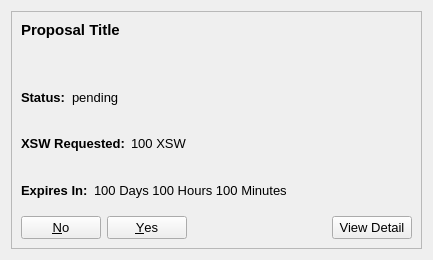
<?xml version="1.0" encoding="UTF-8"?>
<ui version="4.0">
 <class>CommunityFundDisplay</class>
 <widget class="QWidget" name="CommunityFundDisplay">
  <property name="geometry">
   <rect>
    <x>0</x>
    <y>0</y>
    <width>433</width>
    <height>260</height>
   </rect>
  </property>
  <property name="sizePolicy">
   <sizepolicy hsizetype="Maximum" vsizetype="Maximum">
    <horstretch>0</horstretch>
    <verstretch>0</verstretch>
   </sizepolicy>
  </property>
  <property name="minimumSize">
   <size>
    <width>433</width>
    <height>260</height>
   </size>
  </property>
  <property name="maximumSize">
   <size>
    <width>433</width>
    <height>260</height>
   </size>
  </property>
  <property name="baseSize">
   <size>
    <width>433</width>
    <height>433</height>
   </size>
  </property>
  <property name="windowTitle">
   <string>Form</string>
  </property>
  <layout class="QVBoxLayout" name="verticalLayout_2">
   <item>
    <widget class="QFrame" name="frame">
     <property name="sizePolicy">
      <sizepolicy hsizetype="Maximum" vsizetype="Maximum">
       <horstretch>0</horstretch>
       <verstretch>0</verstretch>
      </sizepolicy>
     </property>
     <property name="maximumSize">
      <size>
       <width>433</width>
       <height>433</height>
      </size>
     </property>
     <property name="baseSize">
      <size>
       <width>433</width>
       <height>433</height>
      </size>
     </property>
     <property name="frameShape">
      <enum>QFrame::StyledPanel</enum>
     </property>
     <property name="frameShadow">
      <enum>QFrame::Raised</enum>
     </property>
     <layout class="QVBoxLayout" name="verticalLayout">
      <item>
       <widget class="QLabel" name="title">
        <property name="sizePolicy">
         <sizepolicy hsizetype="Maximum" vsizetype="Maximum">
          <horstretch>0</horstretch>
          <verstretch>0</verstretch>
         </sizepolicy>
        </property>
        <property name="minimumSize">
         <size>
          <width>0</width>
          <height>0</height>
         </size>
        </property>
        <property name="maximumSize">
         <size>
          <width>400</width>
          <height>50</height>
         </size>
        </property>
        <property name="baseSize">
         <size>
          <width>0</width>
          <height>0</height>
         </size>
        </property>
        <property name="font">
         <font>
          <pointsize>11</pointsize>
          <weight>75</weight>
          <bold>true</bold>
         </font>
        </property>
        <property name="text">
         <string>Proposal Title</string>
        </property>
        <property name="alignment">
         <set>Qt::AlignLeading|Qt::AlignLeft|Qt::AlignTop</set>
        </property>
        <property name="wordWrap">
         <bool>true</bool>
        </property>
        <property name="openExternalLinks">
         <bool>true</bool>
        </property>
        <property name="textInteractionFlags">
         <set>Qt::LinksAccessibleByMouse</set>
        </property>
       </widget>
      </item>
      <item>
       <layout class="QVBoxLayout" name="verticalLayoutProposal">
        <item>
         <layout class="QHBoxLayout" name="horizontalLayoutStatus">
          <item>
           <widget class="QLabel" name="labelTitleStatus">
            <property name="sizePolicy">
             <sizepolicy hsizetype="Maximum" vsizetype="Preferred">
              <horstretch>0</horstretch>
              <verstretch>0</verstretch>
             </sizepolicy>
            </property>
            <property name="font">
             <font>
              <pointsize>10</pointsize>
              <weight>75</weight>
              <bold>true</bold>
             </font>
            </property>
            <property name="text">
             <string>Status:</string>
            </property>
           </widget>
          </item>
          <item>
           <widget class="QLabel" name="labelStatus">
            <property name="baseSize">
             <size>
              <width>433</width>
              <height>433</height>
             </size>
            </property>
            <property name="font">
             <font>
              <pointsize>10</pointsize>
             </font>
            </property>
            <property name="text">
             <string>pending</string>
            </property>
           </widget>
          </item>
         </layout>
        </item>
        <item>
         <layout class="QHBoxLayout" name="horizontalLayoutRequested">
          <item>
           <widget class="QLabel" name="labelTitleRequested">
            <property name="sizePolicy">
             <sizepolicy hsizetype="Maximum" vsizetype="Preferred">
              <horstretch>0</horstretch>
              <verstretch>0</verstretch>
             </sizepolicy>
            </property>
            <property name="font">
             <font>
              <pointsize>10</pointsize>
              <weight>75</weight>
              <bold>true</bold>
             </font>
            </property>
            <property name="text">
             <string>XSW Requested:</string>
            </property>
           </widget>
          </item>
          <item>
           <widget class="QLabel" name="labelRequested">
            <property name="font">
             <font>
              <pointsize>10</pointsize>
             </font>
            </property>
            <property name="text">
             <string>100 XSW</string>
            </property>
           </widget>
          </item>
         </layout>
        </item>
        <item>
         <layout class="QHBoxLayout" name="horizontalLayoutDuration">
          <item>
           <widget class="QLabel" name="labelTitleDuration">
            <property name="sizePolicy">
             <sizepolicy hsizetype="Maximum" vsizetype="Preferred">
              <horstretch>0</horstretch>
              <verstretch>0</verstretch>
             </sizepolicy>
            </property>
            <property name="font">
             <font>
              <pointsize>10</pointsize>
              <weight>75</weight>
              <bold>true</bold>
             </font>
            </property>
            <property name="text">
             <string>Expires In:</string>
            </property>
           </widget>
          </item>
          <item>
           <widget class="QLabel" name="labelDuration">
            <property name="font">
             <font>
              <pointsize>10</pointsize>
             </font>
            </property>
            <property name="text">
             <string>100 Days 100 Hours 100 Minutes</string>
            </property>
           </widget>
          </item>
         </layout>
        </item>
        <item>
         <layout class="QHBoxLayout" name="horizontalLayoutButtons">
          <item>
           <widget class="QDialogButtonBox" name="buttonBoxVote">
            <property name="font">
             <font>
              <pointsize>10</pointsize>
             </font>
            </property>
            <property name="layoutDirection">
             <enum>Qt::RightToLeft</enum>
            </property>
            <property name="standardButtons">
             <set>QDialogButtonBox::No|QDialogButtonBox::Yes</set>
            </property>
           </widget>
          </item>
          <item>
           <widget class="QPushButton" name="pushButtonDetails">
            <property name="font">
             <font>
              <pointsize>10</pointsize>
             </font>
            </property>
            <property name="text">
             <string>View Detail</string>
            </property>
           </widget>
          </item>
         </layout>
        </item>
       </layout>
      </item>
     </layout>
    </widget>
   </item>
  </layout>
 </widget>
 <resources/>
 <connections/>
</ui>
